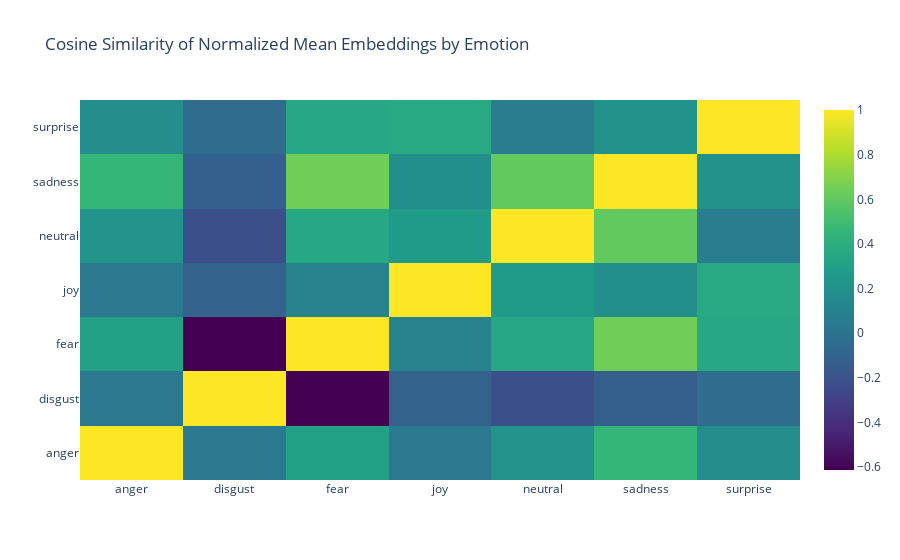

This figure's notebook cell:
### Code cell
# Convert the mean embeddings to a numpy array for similarity computation
mean_embedding_matrix2 = np.array([mean_embeddings2[emotion] for emotion in emotion_classes])

# Compute the cosine similarity matrix
similarity_matrix2 = cosine_similarity(mean_embedding_matrix2)

# Create a heatmap using Plotly
fig = go.Figure(data=go.Heatmap(
    z=similarity_matrix2,
    x=emotion_classes,
    y=emotion_classes,
    colorscale='Viridis'
))

# Update the layout for better readability
fig.update_layout(
    title='Cosine Similarity of Normalized Mean Embeddings by Emotion',
    xaxis_nticks=36,
    yaxis_nticks=36
)

# Show the figure
fig.show()

### Figure 1 — Plotly figure (JSON) as saved in the notebook; plotly's stock layout.template omitted (floating-point values rounded to 4 significant figures)
{"data": [{"colorscale": [[0, "#440154"], [0.1111, "#482878"], [0.2222, "#3e4989"], [0.3333, "#31688e"], [0.4444, "#26828e"], [0.5556, "#1f9e89"], [0.6667, "#35b779"], [0.7778, "#6ece58"], [0.8889, "#b5de2b"], [1, "#fde725"]], "type": "heatmap", "x": ["anger", "disgust", "fear", "joy", "neutral", "sadness", "surprise"], "y": ["anger", "disgust", "fear", "joy", "neutral", "sadness", "surprise"], "z": [[1.0, 0.045, 0.3071, 0.03884, 0.2189, 0.4582, 0.1828], [0.045, 1.0, -0.6126, -0.1052, -0.2137, -0.1227, -0.0475], [0.3071, -0.6126, 1.0, 0.1097, 0.3496, 0.6426, 0.3502], [0.03884, -0.1052, 0.1097, 1.0, 0.2619, 0.1842, 0.353], [0.2189, -0.2137, 0.3496, 0.2619, 1.0, 0.6046, 0.06695], [0.4582, -0.1227, 0.6426, 0.1842, 0.6046, 1.0, 0.2102], [0.1828, -0.0475, 0.3502, 0.353, 0.06695, 0.2102, 1.0]]}], "layout": {"title": {"text": "Cosine Similarity of Normalized Mean Embeddings by Emotion"}, "xaxis": {"nticks": 36}, "yaxis": {"nticks": 36}}}
